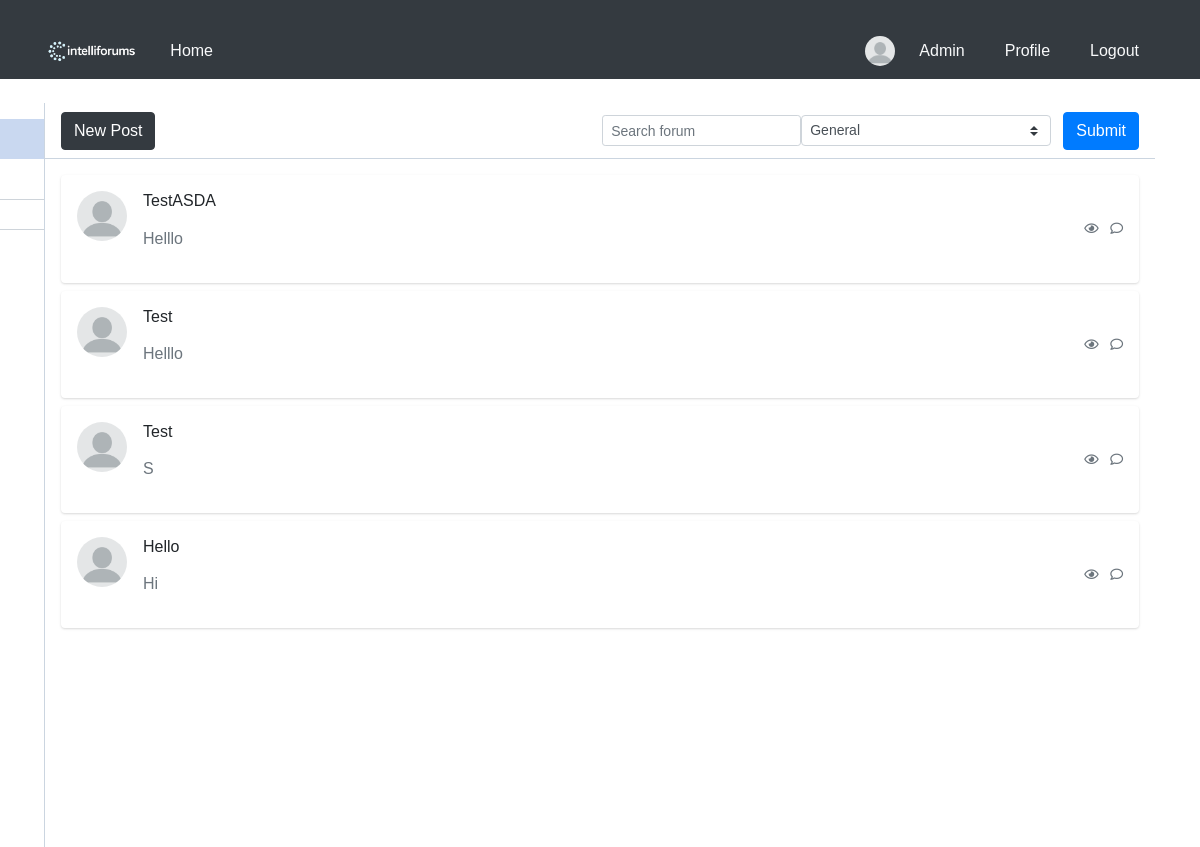
/home/0/1/ (signed in), run on an earlier commit of the app's database.
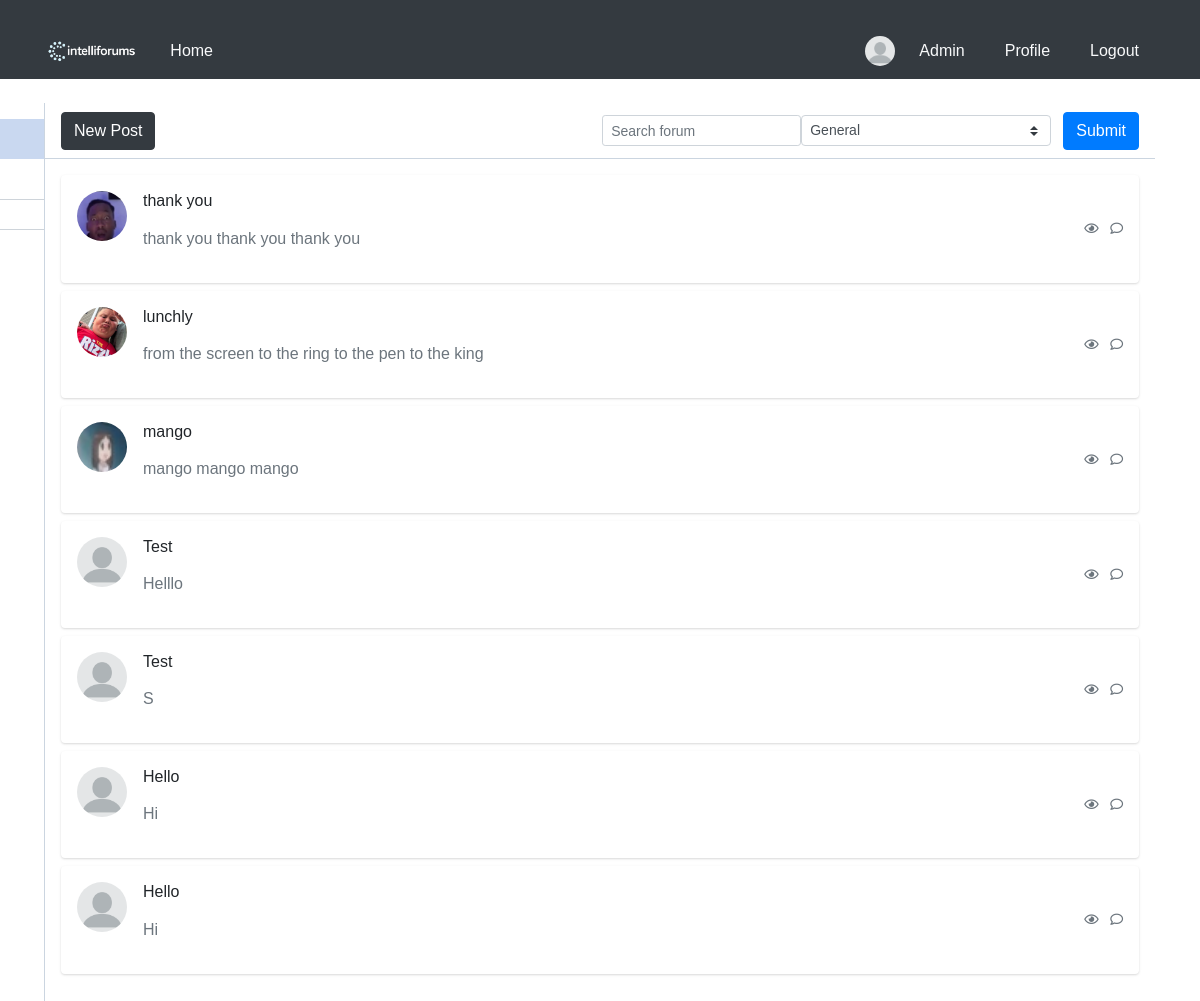
And on a later commit of the database.
### blog/models.py (models this page shows)
class UserPost(models.Model):
    post_ref = models.ForeignKey(Post, on_delete=models.CASCADE)
    user_ref = models.ForeignKey(User, on_delete=models.CASCADE)
    is_deleted = models.BooleanField(default=False)

### blog/views.py (the view)
# urls.py: path('home/<int:pk>/<int:page_number>/', views.fetch_posts,name='home'),
@csrf_protect
def fetch_posts(request, pk, page_number):
    posts = []
    if request.method == 'POST':
        form = SearchForm(request.POST)
        if form.is_valid():
            substring = form.cleaned_data['content']
            choice = form.cleaned_data['choices']
            posts = _get_page_object(
                Paginator(
                    get_filtered_posts(
                        UserPost.objects.filter(
                                (Q(post_ref__title__icontains=substring) | Q(post_ref__content__icontains=substring)) &
                                Q(is_deleted=False))
                            .filter(id__in=Tag.objects.filter(forum_ref__id=choice)).values(
                                'post_ref__id',
                                'post_ref__user_ref__username',
                                'post_ref__title',
                                'post_ref__content',
                                'post_ref__created_at',
                                'post_ref__user_ref__picture',
                                'id'),
                            )
                    if Forum.objects.filter(id=choice).exists()
                    else get_filtered_posts(
                        UserPost.objects.filter(
                            Q(post_ref__title__icontains=substring) |
                            Q(post_ref__content__icontains=substring) &
                            Q(is_deleted=False)
                        )
                    ),
                    20
                ),
                page_number
            ).object_list
    else:
        posts = _get_page_object(
            Paginator(
                get_filtered_posts(
                    UserPost.objects.filter(
                        id__in=Tag.objects.filter(forum_ref__id=pk)
                    )
                )
                if Forum.objects.filter(id=pk).exists()
                else get_filtered_posts(UserPost.objects.select_related('post_ref').filter(is_deleted = False))
                , 20
            ), page_number
        ).object_list
    search_form = SearchForm()
    posts = posts[::-1]
    forums = Forum.objects.all()
    return render(request, 'home.html', {
        'posts' : posts,
        'page_number' : page_number,
        'forum_pk' : pk,
        'search_form' : search_form,
        'user' : request.user,
        'forums' : forums
    })

### blog/forms.py
class SearchForm(forms.Form):
    content = forms.CharField(
        widget=forms.TextInput(
            attrs={
                'class' : 'form-control form-control-sm bg-gray-200 border-gray-200 shadow-none mb-4 mt-4',
                'placeholder' : 'Search forum',
            },
        ),
        label="",
    )
    choices = forms.ChoiceField(
        label=""
    )
    def __init__(self, *args, **kwargs):
        super().__init__(*args, **kwargs)
        list_var = [(0, "General")]
        list_var.extend([(forum.id, forum.title) for forum in Forum.objects.all()])
        self.fields['choices'].choices = list_var
        self.fields['choices'].widget.attrs.update({'class': 'custom-select custom-select-sm w-auto mr-1'})

### blog/views.py (called while the page is built)
def get_filtered_posts(_object):
    return _object.values(
        'post_ref__id',
        'post_ref__user_ref__username',
        'post_ref__title',
        'post_ref__content',
        'post_ref__created_at',
        'post_ref__user_ref__picture',
        'id'
    )

### blog/templates/home.html (shortened to what this page needs)
<!DOCTYPE html>
<html lang="en">
<head>
    {% load static %}
    <link rel="stylesheet" href="{% static 'blog/css/global.css' %}">
    <link rel="stylesheet" href="{% static 'blog/css/home.css' %}">
</head>
<body>
{% if not user.is_active %}
    <p>BANNED</p>
{% else %}
{% include 'header.html' %}
<div class="container">
    <div class="main-body p-0">
        <div class="inner-wrapper">
            {% include 'sidebar.html' %}
            <div class="inner-main">
                <div class="inner-main-header">
                    <button type="button" class="btn btn-dark" onclick= "location.href = '{% url 'new_post' %}'">New Post</button>
                    <span class="input-icon input-icon-sm ml-auto w-auto">
                        <form action="" method="post" class="d-flex align-items-center">
                            {{ search_form }}
                            <button class="btn btn-primary ml-2" type="submit">Submit</button>
                        </form>
                    </span>
                </div>
                <div class="inner-main-body p-2 p-sm-3 collapse forum-content show">
                    {% for post in posts %}
                        <div class="card mb-2" onclick="window.location.href='{% url 'post_detail' pk=post.id page_number=1 %}'" style="cursor: pointer;">
                            <div class="card-body p-2 p-sm-3">
                                <div class="media forum-item">
                                    <a href="#" data-toggle="collapse" data-target=".forum-content">
                                        <img src="/media/{{ post.post_ref__user_ref__picture }}" class="mr-3 rounded-circle" width="50" height="50" alt="User" />
                                    </a>
                                    <div class="media-body">
                                        <h6>
                                            <p href="#"  class="text-body">{{ post.post_ref__title }}</p>
                                        </h6>
                                        <p class="text-secondary">
                                            {{ post.post_ref__content }}
                                        </p>
                                    </div>
                                    <div class="text-muted small text-center align-self-center">
                                        <span class="d-none d-sm-inline-block">
                                            <i class="far fa-eye"></i>
                                        </span>
                                        <span>
                                            <i class="far fa-comment ml-2"></i>
                                        </span>
                                    </div>
                                </div>
                            </div>
                        </div>
                    {% endfor %}
                </div>
            </div>
        </div>
    </div>
</div>
{% endif %}
</body>
</html>

What changed in the data, as far as the page shows it:
removed UserPost: post_ref__title "TestASDA", post_ref__content "Helllo"
added UserPost: shows a picture, post_ref__title "thank you", post_ref__content "thank you thank you thank you"
added UserPost: shows a picture, post_ref__title "lunchly", post_ref__content "from the screen to the ring to the pen to the king"
added UserPost: shows a picture, post_ref__title "mango", post_ref__content "mango mango mango"
now on this page (row edited): UserPost: post_ref__title "Hello", post_ref__content "Hi"
